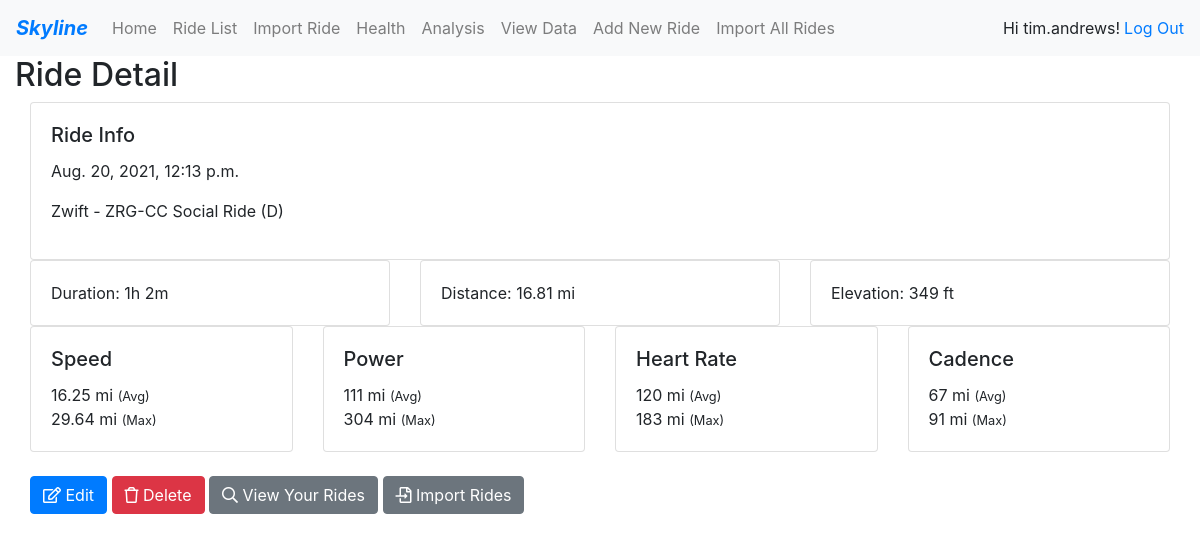
The app's page /ride/518/ (signed in) with its own data.
### accounts/models.py (models this page shows, shortened)
class CustomUser(AbstractUser):
    pass
    bike_name = models.CharField(max_length=10)

### rides/models.py (models this page shows, shortened)
class Ride(models.Model):
    user = models.ForeignKey(
        get_user_model(),
        on_delete=models.CASCADE,
        null=True,
    )
    ride_type = models.CharField(max_length=10)
    ride_native_id = models.CharField(max_length=200)
    start_time = models.DateTimeField()
    title = models.CharField(max_length=200)
    description = models.TextField(blank=True)
    duration = models.DurationField()
    distance = models.DecimalField(max_digits=6, decimal_places=2)
    elevation = models.IntegerField()
    avg_speed = models.DecimalField(max_digits=5, decimal_places=2, blank=True)
    max_speed = models.DecimalField(max_digits=5, decimal_places=2, blank=True)
    avg_heart_rate = models.IntegerField(blank=True)
    max_heart_rate = models.IntegerField(blank=True)
    avg_watts = models.IntegerField(blank=True)
    max_watts = models.IntegerField(blank=True)
    avg_cadence = models.IntegerField(blank=True)
    max_cadence = models.IntegerField(blank=True)
    calories = models.PositiveSmallIntegerField(blank=True)
    notes = models.TextField(blank=True)

### rides/views.py (the view)
# urls.py: path('ride/<int:id>/', views.ride_detail, name='ride_detail'),
def ride_detail(request, id):
    ride = get_object_or_404(Ride.objects.filter(user=request.user), id=id)
    context = {
        'ride': ride,
    }
    return render(request, 'rides/ride_detail.html', {'context': context})

### rides/templatetags/ride_filters.py (called while the page is built)
@register.filter(name='duration_string')
def duration_string(duration):
    seconds = duration.seconds
    min, sec = divmod(seconds, 60)
    hour, min = divmod(min, 60)
    hour = round(hour)
    min = round(min)
    sec = round(sec)
    if hour > 0:
        duration_string = f"{hour}h {min}m"
    else:
        duration_string = f"{min}m {sec}s"
    return duration_string

### templates/rides/ride_detail.html (shortened to what this page needs)
{% extends 'rides/base.html' %}
{% load ride_filters %}
{% block content %}
    <h2>Ride Detail</h2>
    <div class="container-fluid">
        <div class="row">
            <div class="col-12">
                <div class="card">
                    <div class="card-body">
                        <h5 class="card-title">Ride Info</h5>
                        <p class="card-text">{{ context.ride.start_time}}</p>
                        <p class="card-text">{{ context.ride.title }}</p>
                    </div>
                </div>
            </div>
        </div>
        <div class="row">
            <div class="col-lg-4 col-md-6">
                <div class="card">
                    <div class="card-body">
                        Duration: {{ context.ride.duration|duration_string }}
                    </div>
                </div>
            </div>
            <div class="col-lg-4 col-md-6">
                <div class="card">
                    <div class="card-body">
                        Distance: {{ context.ride.distance }} mi
                    </div>
                </div>
            </div>
            <div class="col-lg-4 col-md-6">
                <div class="card">
                    <div class="card-body">
                        Elevation: {{ context.ride.elevation }} ft
                    </div>
                </div>
            </div>
        </div>
        <div class="row">
            <div class="col-lg-3 col-md-4 col-sm-6">
                <div class="card">
                    <div class="card-body">
                        <h5 class="card-title">Speed</h5>
                        <p class="card-text">
                            {{ context.ride.avg_speed }} mi <small>(Avg)</small><br>
                            {{ context.ride.max_speed }} mi <small>(Max)</small>
                        </p>
                    </div>
                </div>
            </div>
            <div class="col-lg-3 col-md-4 col-sm-6">
                <div class="card">
                    <div class="card-body">
                        <h5 class="card-title">Power</h5>
                        <p class="card-text">
                            {{ context.ride.avg_watts }} mi <small>(Avg)</small><br>
                            {{ context.ride.max_watts }} mi <small>(Max)</small>
                        </p>
                    </div>
                </div>
            </div>
            <div class="col-lg-3 col-md-4 col-sm-6">
                <div class="card">
                    <div class="card-body">
                        <h5 class="card-title">Heart Rate</h5>
                        <p class="card-text">
                            {{ context.ride.avg_heart_rate }} mi <small>(Avg)</small><br>
                            {{ context.ride.max_heart_rate }} mi <small>(Max)</small>
                        </p>
                    </div>
                </div>
            </div>
            <div class="col-lg-3 col-md-4 col-sm-6">
                <div class="card">
                    <div class="card-body">
                        <h5 class="card-title">Cadence</h5>
                        <p class="card-text">
                            {{ context.ride.avg_cadence }} mi <small>(Avg)</small><br>
                            {{ context.ride.max_cadence }} mi <small>(Max)</small>
                        </p>
                    </div>
                </div>
            </div>
        </div>
        <div class="row">
            <div class="col-12">
                <br>
                <a class="btn btn-primary" href="{% url 'ride_edit' id=context.ride.id %}">
                    <i class="far fa-edit"></i> Edit
                </a>
                <a class="btn btn-danger" href="{% url 'ride_confirm_delete' id=context.ride.id %}">
                    <i class="far fa-trash"></i> Delete
                </a>
                <a class="btn btn-secondary" href="{% url 'ride_list' %}">
                    <i class="far fa-search"></i> View Your Rides
                </a>
                <a class="btn btn-secondary" href="{% url 'import_ride' %}">
                    <i class="far fa-file-import"></i> Import Rides
                </a>
            </div>
        </div>
    </div>
    <br>&nbsp;
{% endblock %}

### templates/rides/base.html (shortened to what this page needs)
{% load static %}
<!DOCTYPE html>
<html lang="en">
<head>
    <link rel="stylesheet" href="https://stackpath.bootstrapcdn.com/bootstrap/4.5.2/css/bootstrap.min.css">
    <link rel="stylesheet" href="{% static 'fa5/css/all.css' %}">
    <link rel="stylesheet" href="{% static 'css/data.css' %}">
</head>
<body>
    <nav class="navbar navbar-expand-lg navbar-light bg-light">
        <a class="navbar-brand text-primary font-weight-bold font-italic" href="{% url 'home' %}">
            Skyline
        </a>
        <div class="collapse navbar-collapse" id="navbarSupportedContent">
            <div class="navbar-nav">
                <a class="nav-link" href="{% url 'home' %}">Home</a>
                <a class="nav-link" href="{% url 'ride_list' %}">Ride List</a>
                <a class="nav-link" href="{% url 'import_ride' %}">Import Ride</a>
                <a class="nav-link" href="{% url 'health' %}">Health</a>
                <a class="nav-link" href="{% url 'analysis' tab='default'%}">Analysis</a>
                <a class="nav-link" href="{% url 'view_data' %}">View Data</a>
                <a class="nav-link" href="{% url 'ride_new' %}">Add New Ride</a>
                <a class="nav-link" href="{% url 'import_all_rides' %}">Import All Rides</a>
            </div>
            <div class="navbar-nav ml-auto">
                {% if user.is_authenticated %}
                    Hi {{ user.username }}!
                    <a class="ml-1" href="{% url 'logout' %}">Log Out</a>
                {% else %}
                    You are not logged in
                    <a class="ml-1" href="{% url 'login' %}">Log In</a>
                {% endif %}
            </div>
        </div>
    </nav>
    <div class="content container-fluid">
        <div class="row">
            <div class="col-md-12">
            {% block content %}
            {% endblock %}
            </div>
        </div>
    </div>
</body>
</html>

### records on screen
CustomUser: username "tim.andrews"
Ride: ride.start_time "Aug. 20, 2021, 12:13 p.m.", ride "Zwift - ZRG-CC Social Ride (D)", ride.duration|duration_string "1h 2m", ride.distance "16.81", ride.elevation "349", ride.avg_speed "16.25", ride.max_speed "29.64", ride.avg_watts "111", ride.max_watts "304", ride.avg_heart_rate "120", ride.max_heart_rate "183", ride.avg_cadence "67", ride.max_cadence "91"
